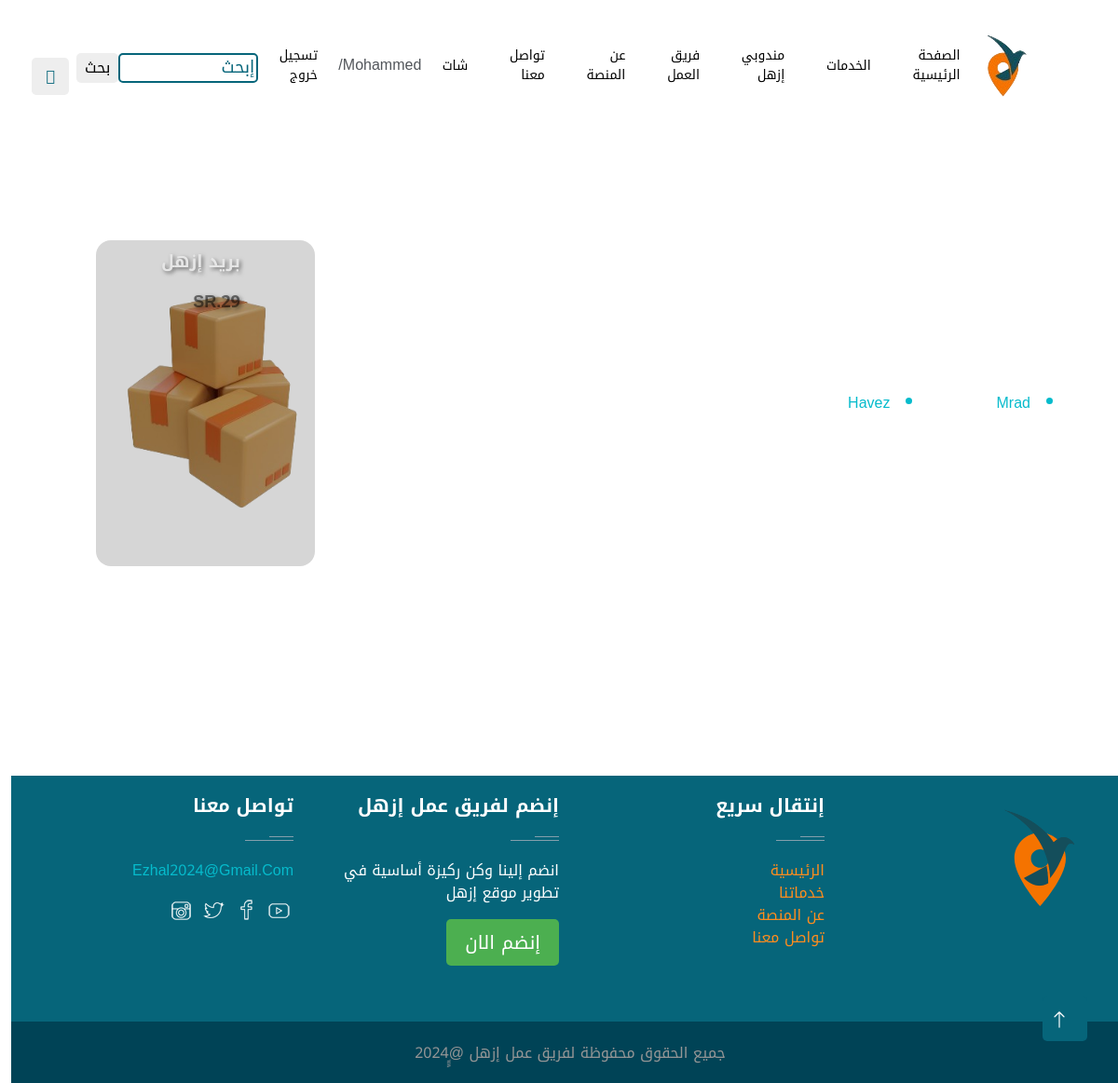
The app's page /parcel_service.php (signed in) with its own data.
### tables this page shows
CREATE TABLE `delivery_agent` (
  `ID_Number` int(11) NOT NULL,
  `Fname` varchar(255) DEFAULT NULL,
  `Lname` varchar(255) DEFAULT NULL,
  `Email` varchar(255) DEFAULT NULL,
  `photo` varchar(250) DEFAULT NULL,
  `notes` text DEFAULT NULL,
  `date_barth` date DEFAULT NULL,
  `area` varchar(50) DEFAULT NULL,
  `phone` varchar(50) DEFAULT NULL,
  `ac_f` varchar(250) DEFAULT NULL,
  `ac_tw` varchar(250) DEFAULT NULL,
  `ac_li` varchar(255) DEFAULT NULL,
  `ac_in` varchar(250) DEFAULT NULL,
  `Password` varchar(255) DEFAULT NULL,
  `Register_Type` varchar(255) NOT NULL,
  `Availability` enum('1','2','3','4','5') DEFAULT NULL
);

CREATE TABLE `sevices` (
  `id` int(11) NOT NULL,
  `service_name` varchar(100) DEFAULT NULL,
  `price` int(11) DEFAULT NULL,
  `service_img` varchar(100) DEFAULT NULL,
  `service_notes` varchar(250) DEFAULT NULL
);

### parcel_service.php (the view, shortened to what this page needs)
<?php
if(!isset($_SESSION['uid'])){
    header('location:login.php');
    exit();
}else{
    include "db_conn.php";
    include 'master.php';
        $id = 5;
        $stmt = $conn->prepare("SELECT * FROM `sevices` WHERE id = :id");
        $stmt->bindParam(':id', $id);
        $stmt->execute();
        $result = $stmt->fetch(PDO::FETCH_ASSOC);
        $delivery = '';
        if ($result['id'] === 5){
            $delivery = $conn->prepare("SELECT * FROM `delivery_agent` WHERE Availability = '1'");
        }
        $delivery->execute();
        $serv_delivery = $delivery->fetchAll(PDO::FETCH_ASSOC);
        echo '<div class="row">
                 <div class="col-md-4">
                    <div class="card1-group">';
        if ($serv_delivery) {
            foreach ($serv_delivery as $serv_deli) {
                echo '<a style="margin: 45px;" href="checkout.php?id_service='.$serv_deli['ID_Number'].'&id_delivery='.$result['id'].'"><li>'.$serv_deli['Fname'].'</li></a> <br>';
            }
        }
        echo '</div></div>';
        echo '<div class="col-md-4">
<div class="card1-group">';
        echo '</div>
            </div>';
        if ($stmt->rowCount() > 0 ){
            echo '
        <div class="col-md-4">
            <div class="card1-group">
                <div class="card1">
                    <div class="titlee">
                        <p>'.$result['service_name'].'</p>
                        <p class="text-black-50">SR.'.$result['price'].'</p>
                    </div>
                    <img src="img/'.$result['service_img'].'">
                    <div class="layer"></div>
                    <div class="info">
                        <p>'.$result['service_notes'].'</p>
                        <button> للمزيد</button>
                    </div>
                </div>
            </div>
        </div>
        </div>';
        } else{
            echo  ' <div class="col-md-4 text-danger">
           <div class="card1-group">
 Not Found Any Content</div>
 </div>';
        }
}
include 'include/footer.php';
?>

### style.css (style rules this page uses)
:root { --primary: #F57300; --secondary: #34AD54; --light: #EEF9FF; --dark: #06657A; }
::placeholder { color: #06657A; font-size: 18px; font-weight: 500; }

### css/style.css (style rules this page uses)
:root { --primary: #F57300; --secondary: #34AD54; --light: #EEF9FF; --dark: #06657A; --orange: #F57300 --box-shadow:0 .5rem 1rem rgba(0, 0, 0, .1); --border: .2rem solid rgba(0, 0, 0, .1); --outline: .1rem solid rgba(0, 0, 0, .1); --outline-hover: .2rem solid var(--black); }
* { font-family: "Noto Kufi Arabic", sans-serif; margin: 0; padding: 0; box-sizing: border-box; outline: none; border: none; text-decoration: none; text-transform: capitalize; transition: all .2s linear; text-transform: capitalize; }
.card1-group { display: flex; gap: 0px; margin-top: 25px; width: 100%; height: 100vh; display: flex; align-items: center; justify-content: center; }
.card1 { margin-left: 33px; width: 235px; height: 350px; border-radius: 16px; overflow: hidden; position: relative; transition: 0.5s; cursor: pointer; background-color: #eee; filter: brightness(90%); }
.card1 img { width: 100%; height: 100%; object-fit: cover; pointer-events: none; transition: 0.5s; }
.card1-group { display: flex; gap: 0px; margin-top: 33px; width: 100%; height: 100vh; display: flex; align-items: center; justify-content: center; }
.card1 { width: 235px; height: 350px; border-radius: 16px; overflow: hidden; position: relative; transition: 0.5s; cursor: pointer; background-color: #eee; filter: brightness(90%); }
.card1 .titlee { position: absolute; top: 10px; left: 70px; z-index: 1; color: white; font-size: 18px; font-weight: bold; text-shadow: 2px 2px 4px rgba(0, 0, 0, 0.5); }

### round-trip-page_files/style.css (style rules this page uses)
* { padding: 0; margin: 0; box-sizing: border-box; font-family: "Noto Kufi Arabic", sans-serif !important; }
:root { --primary: #F57300; --secondary: #34AD54; --light: #EEF9FF; --dark: #06657A; --main-color: #06657a; }
html { scroll-behavior: smooth; }
body { font-family: "Heebo",sans-serif; }

### Add the trip_files/style.css (style rules this page uses)
* { padding: 0; margin: 0; box-sizing: border-box; font-family: "Noto Kufi Arabic", sans-serif !important; }
:root { --primary: #F57300; --secondary: #34AD54; --light: #EEF9FF; --dark: #06657A; --main-color: #06657a; }
html { scroll-behavior: smooth; }
body { font-family: "Heebo",sans-serif; }

### detail of the trip page_files/style.css (style rules this page uses)
* { font-family: "Noto Kufi Arabic", sans-serif !important; }

### records on screen
delivery_agent: Fname "Mrad"
delivery_agent: Fname "Havez"
sevices: service_name "بريد إزهل", price "29", service_img (picture)

### other values on screen
$_SESSION['uname'] "Mohammed"
